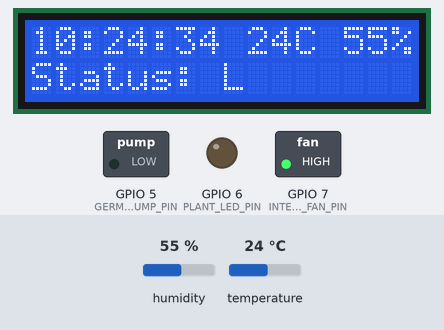
This sketch was run on a simulated ESP32-S3. Shown: 16×2 character LCD, switched loads named in the sketch (green lamp = pin HIGH), output pins drawn as LEDs (lit = HIGH). Inputs (shaded band) come from the test bench; at power-on: temperature 24 °C, humidity 55 %. WiFi joins after 1.5 s; servers stay silent unless stated; network time is answered at once with the bench clock; the local clock reads 2024-03-15 10:24:30 at power-on unless the sketch sets it; what the sketch prints to the serial monitor is not drawn.

Above: at 4.8 s.
4.9 s: temperature set to 11 °C
At 6.6 s:
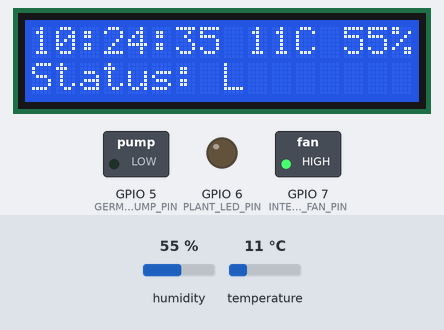
10.9 s: temperature set to 8 °C
At 13.6 s:
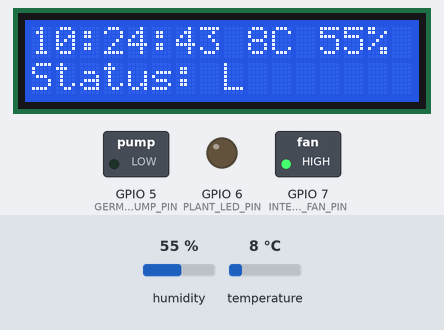
14.5 s: humidity set to 22 %
At 17.0 s:
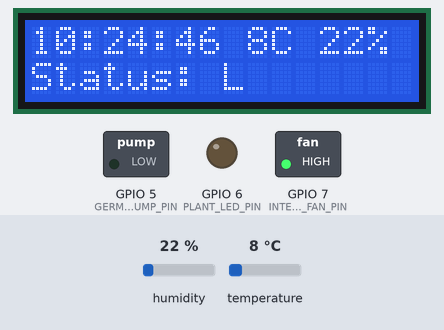
18.7 s: humidity set to 40 %
At 21.2 s:
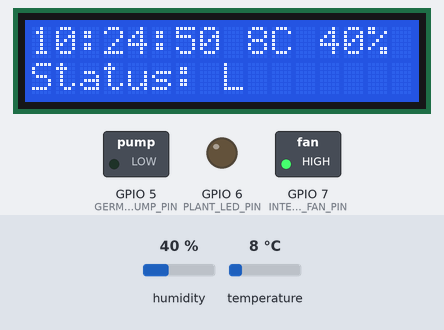
Timing chart, 0 to 22.7 s (numbered marks = the images above; inputs shaded):
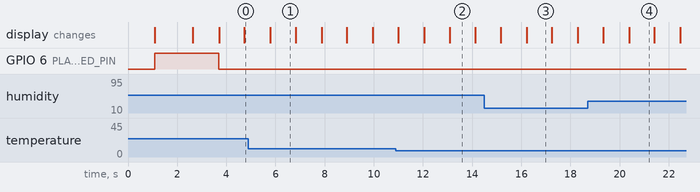

Measured:
- what the display in image 1 shows lasts 1.0 s, from 5.8 s to 6.8 s
- what the display in image 2 shows lasts 1.0 s, from 13.1 s to 14.1 s

The sketch:

final_angle_all_sensor.ino
```cpp
#include <WiFi.h>
#include <NTPClient.h>
#include <WiFiUdp.h>
#include <SimpleDHT.h>
#include <Wire.h>
#include <LiquidCrystal_I2C.h>

// WiFi 설정
const char* ssid = "TP-Link_0744";
const char* password = "75317768";

// 릴레이 핀 설정
const int INTERNAL_FAN_PIN = 7;         // 쿨링팬 (1시간 간격 3분 작동) - 3번에서 7번으로 변경
const int GROWTH_PUMP_PIN = 4;          // 성장용 워터펌프 (1시간 간격 2분20초 작동)
const int GERMINATION_PUMP_PIN = 5;     // 발아용 워터펌프 (1시간 간격 1분 작동)
const int PLANT_LED_PIN = 6;            // 식물용 LED (오전 5시~저녁 21시)

// 센서 핀 설정
const int DHT11_PIN = 2;                // DHT11 온습도 센서

// DHT11 센서 및 LCD 초기화
SimpleDHT11 dht11(DHT11_PIN);
LiquidCrystal_I2C lcd(0x27, 16, 2);     // 16x2 LCD

// 릴레이 제어 상수 (각 핀별로 개별 설정)
// 7번 핀 - 쿨링팬 릴레이
const int PIN7_ON = LOW;                // 7번 핀 켜짐
const int PIN7_OFF = HIGH;              // 7번 핀 꺼짐

// 4번 핀 - 성장용 펌프 릴레이
const int PIN4_ON = HIGH;                // 4번 핀 켜짐
const int PIN4_OFF = LOW;              // 4번 핀 꺼짐

// 5번 핀 - 발아용 펌프 릴레이
const int PIN5_ON = HIGH;                // 5번 핀 켜짐
const int PIN5_OFF = LOW;              // 5번 핀 꺼짐

// 6번 핀 - LED 릴레이
const int PIN6_ON = LOW;                // 6번 핀 켜짐
const int PIN6_OFF = HIGH;              // 6번 핀 꺼짐

// NTP 클라이언트 설정 (한국 시간대 +9시간)
WiFiUDP ntpUDP;
NTPClient timeClient(ntpUDP, "pool.ntp.org", 32400, 60000);

// 타이머 변수
unsigned long pumpStartTime = 0;
bool pumpRunning = false;
int lastMinute = -1;

// 상태 전송 타이머 (제트슨 나노와의 시리얼 통신용)
unsigned long lastStatusSend = 0;

// 센서 및 LCD 업데이트 타이머
unsigned long lastSensorRead = 0;
unsigned long lastLCDUpdate = 0;

// 센서 데이터 변수
byte temperature = 0;
byte humidity = 0;

void setup() {
    Serial.begin(115200);
    delay(1000);

    Serial.println("WiFi Plant Monitor 시작");

    // LCD 초기화
    lcd.init();
    lcd.backlight();
    lcd.clear();

    // 시작 메시지 표시
    lcd.setCursor(0, 0);
    lcd.print("Plant Monitor v1.0");
    lcd.setCursor(0, 1);
    lcd.print("Starting...");

    // 릴레이 핀 초기화
    pinMode(INTERNAL_FAN_PIN, OUTPUT);
    pinMode(GROWTH_PUMP_PIN, OUTPUT);
    pinMode(GERMINATION_PUMP_PIN, OUTPUT);
    pinMode(PLANT_LED_PIN, OUTPUT);

    // 초기 상태는 모두 OFF
    digitalWrite(INTERNAL_FAN_PIN, PIN7_OFF);
    digitalWrite(GROWTH_PUMP_PIN, PIN4_OFF);
    digitalWrite(GERMINATION_PUMP_PIN, PIN5_OFF);
    digitalWrite(PLANT_LED_PIN, PIN6_OFF);

    setupWiFi();

    Serial.println("설정 완료");

    // LCD 초기 화면
    lcd.clear();
    lcd.setCursor(0, 0);
    lcd.print("Ready!");
    delay(1000);
}

void setupWiFi() {
    Serial.print("WiFi 연결 중: ");
    Serial.println(ssid);

    WiFi.begin(ssid, password);

    int attempts = 0;
    while (WiFi.status() != WL_CONNECTED && attempts < 30) {
        delay(500);
        Serial.print(".");
        attempts++;

        // 연결 시도 중 모든 릴레이 OFF
        digitalWrite(INTERNAL_FAN_PIN, PIN7_OFF);
        digitalWrite(GROWTH_PUMP_PIN, PIN4_OFF);
        digitalWrite(GERMINATION_PUMP_PIN, PIN5_OFF);
        digitalWrite(PLANT_LED_PIN, PIN6_OFF);
    }

    if (WiFi.status() == WL_CONNECTED) {
        Serial.println();
        Serial.println("WiFi 연결 성공!");
        Serial.print("IP 주소: ");
        Serial.println(WiFi.localIP());

        // NTP 클라이언트 시작
        timeClient.begin();
        Serial.println("NTP 시간 동기화 시작");

        // 첫 시간 동기화 강제 실행
        while(!timeClient.update()) {
            timeClient.forceUpdate();
            delay(500);
        }

        Serial.println("시간 동기화 완료!");

    } else {
        Serial.println();
        Serial.println("WiFi 연결 실패! 재시도 중...");
        delay(5000);
        setupWiFi(); // 재귀 호출로 다시 시도
    }
}

void checkWiFi() {
    if (WiFi.status() != WL_CONNECTED) {
        Serial.println("WiFi 연결 끊김 - 재연결 시도");

        // 안전을 위해 모든 릴레이 OFF
        digitalWrite(INTERNAL_FAN_PIN, PIN7_OFF);
        digitalWrite(GROWTH_PUMP_PIN, PIN4_OFF);
        digitalWrite(GERMINATION_PUMP_PIN, PIN5_OFF);
        digitalWrite(PLANT_LED_PIN, PIN6_OFF);

        setupWiFi();
    }
}

void sendStatusToJetson() {
    // 제트슨 나노에 현재 상태 전송 (시리얼 통신용)
    String ledStatus = (digitalRead(PLANT_LED_PIN) == PIN6_ON) ? "ON" : "OFF";
    String fanStatus = (digitalRead(INTERNAL_FAN_PIN) == PIN7_ON) ? "ON" : "OFF";
    String growthPumpStatus = (digitalRead(GROWTH_PUMP_PIN) == PIN4_ON) ? "ON" : "OFF";
    String germPumpStatus = (digitalRead(GERMINATION_PUMP_PIN) == PIN5_ON) ? "ON" : "OFF";

    Serial.print("STATUS:");
    Serial.print("LED=" + ledStatus);
    Serial.print(",FAN=" + fanStatus);
    Serial.print(",GROWTH=" + growthPumpStatus);
    Serial.print(",GERM=" + germPumpStatus);
    Serial.print(",TEMP=" + String((int)temperature));
    Serial.println(",HUM=" + String((int)humidity));
}

void readDHT11Sensor() {
    // 2초마다 DHT11 센서 읽기
    if (millis() - lastSensorRead >= 2000) {
        int err = SimpleDHTErrSuccess;
        if ((err = dht11.read(&temperature, &humidity, NULL)) != SimpleDHTErrSuccess) {
            Serial.print("DHT11 읽기 실패, err=");
            Serial.println(SimpleDHTErrCode(err));
            // 에러 시 이전 값 유지
        } else {
            Serial.print("DHT11 OK: ");
            Serial.print((int)temperature);
            Serial.print("°C, ");
            Serial.print((int)humidity);
            Serial.println("%");
        }
        lastSensorRead = millis();
    }
}

void updateLCD(int hour, int minute, int second) {
    // 1초마다 LCD 업데이트
    if (millis() - lastLCDUpdate >= 1000) {
        lcd.clear();

        // 첫 번째 줄: 시간
        lcd.setCursor(0, 0);
        if (hour < 10) lcd.print("0");
        lcd.print(hour);
        lcd.print(":");
        if (minute < 10) lcd.print("0");
        lcd.print(minute);
        lcd.print(":");
        if (second < 10) lcd.print("0");
        lcd.print(second);

        // 온도/습도 표시 (첫 번째 줄 우측)
        lcd.setCursor(9, 0);
        lcd.print((int)temperature);
        lcd.print("C ");
        lcd.print((int)humidity);
        lcd.print("%");

        // 두 번째 줄: 상태 표시
        lcd.setCursor(0, 1);

        // 오후 9시 이후 체크
        if (hour >= 21 || hour < 5) {
            lcd.print("NIGHT MODE");
        } else {
            String status = "";
            if (digitalRead(PLANT_LED_PIN) == PIN6_ON) status += "L";
            if (digitalRead(INTERNAL_FAN_PIN) == PIN7_ON) status += "F";
            if (digitalRead(GROWTH_PUMP_PIN) == PIN4_ON) status += "G";
            if (digitalRead(GERMINATION_PUMP_PIN) == PIN5_ON) status += "S";
            if (status == "") status = "ALL OFF";
            lcd.print("Status: " + status);
        }

        lastLCDUpdate = millis();
    }
}

void controlLED(int hour) {
    // 오전 5시부터 오후 9시(21시)까지 LED 켜짐
    static bool ledState = false;
    bool shouldBeOn = (hour >= 5 && hour < 21);

    if (shouldBeOn != ledState) {
        if (shouldBeOn) {
            digitalWrite(PLANT_LED_PIN, PIN6_ON);
            Serial.println("LED: ON (주간 모드 5:00-21:00)");
        } else {
            digitalWrite(PLANT_LED_PIN, PIN6_OFF);
            Serial.println("LED: OFF (야간 모드)");
        }
        ledState = shouldBeOn;
    }
}

void controlPumps(int minute, int hour) {
    // 오후 9시부터 오전 5시까지는 펌프 작동 안 함 (야간 모드)
    if (hour >= 21 || hour < 5) {
        // 야간 모드: 모든 펌프와 팬 OFF
        if (pumpRunning) {
            digitalWrite(INTERNAL_FAN_PIN, PIN7_OFF);
            digitalWrite(GROWTH_PUMP_PIN, PIN4_OFF);
            digitalWrite(GERMINATION_PUMP_PIN, PIN5_OFF);
            Serial.println("야간 모드: 모든 펌프 및 팬 정지");
            pumpRunning = false;
        }
        return;
    }

    // 디버깅 출력 (주간 모드에서만)
    static int lastDebugMinute = -1;
    if (minute != lastDebugMinute) {
        Serial.print("펌프 체크 - 현재 분: ");
        Serial.print(minute);
        Serial.print(", 이전 분: ");
        Serial.print(lastMinute);
        Serial.print(", 펌프 실행 중: ");
        Serial.println(pumpRunning ? "예" : "아니오");
        lastDebugMinute = minute;
    }

    // 주간 모드(5:00-21:00)에서만 매시 0분에 워터펌프 동작 시작
    if (minute == 0 && lastMinute != 0 && !pumpRunning) {
        Serial.println("=== 워터펌프 사이클 시작 (주간 모드) ===");

        // 모든 펌프와 팬 동시 시작
        digitalWrite(INTERNAL_FAN_PIN, PIN7_ON);
        digitalWrite(GROWTH_PUMP_PIN, PIN4_ON);
        digitalWrite(GERMINATION_PUMP_PIN, PIN5_ON);

        pumpStartTime = millis();
        pumpRunning = true;

        Serial.println("쿨링팬 시작 (3분간)");
        Serial.println("성장용 펌프 시작 (2분20초간)");
        Serial.println("발아용 펌프 시작 (1분간)");
    }

    // 펌프 동작 시간 제어 (주간 모드에서만)
    if (pumpRunning) {
        unsigned long elapsed = millis() - pumpStartTime;

        // 1분 후 발아용 펌프 OFF
        if (elapsed >= 60000 && digitalRead(GERMINATION_PUMP_PIN) == PIN5_ON) {
            digitalWrite(GERMINATION_PUMP_PIN, PIN5_OFF);
            Serial.println("발아용 펌프 정지 (1분 완료)");
        }

        // 2분 20초 후 성장용 펌프 OFF
        if (elapsed >= 140000 && digitalRead(GROWTH_PUMP_PIN) == PIN4_ON) {
            digitalWrite(GROWTH_PUMP_PIN, PIN4_OFF);
            Serial.println("성장용 펌프 정지 (2분20초 완료)");
        }

        // 3분 후 쿨링팬 OFF 및 사이클 완료
        if (elapsed >= 180000) {
            digitalWrite(INTERNAL_FAN_PIN, PIN7_OFF);
            Serial.println("쿨링팬 정지 (3분 완료)");
            Serial.println("=== 워터펌프 사이클 종료 ===");
            pumpRunning = false;
        }
    }

    lastMinute = minute;
}

void loop() {
    // WiFi 연결 상태 체크 (30초마다)
    static unsigned long lastWiFiCheck = 0;
    if (millis() - lastWiFiCheck >= 30000) {
        checkWiFi();
        lastWiFiCheck = millis();
    }

    // DHT11 센서 읽기
    readDHT11Sensor();

    // 시간 업데이트 (WiFi 연결된 경우만)
    if (WiFi.status() == WL_CONNECTED) {
        timeClient.update();

        int hour = timeClient.getHours();
        int minute = timeClient.getMinutes();
        int second = timeClient.getSeconds();

        // LCD 업데이트
        updateLCD(hour, minute, second);

        // 매 10초마다 시간 출력 (디버깅용)
        static unsigned long lastTimeDisplay = 0;
        if (millis() - lastTimeDisplay >= 10000) {
            Serial.print("현재 시간 (한국): ");
            if (hour < 10) Serial.print("0");
            Serial.print(hour);
            Serial.print(":");
            if (minute < 10) Serial.print("0");
            Serial.print(minute);
            Serial.print(":");
            if (second < 10) Serial.print("0");
            Serial.print(second);
            Serial.print(" (lastMinute: ");
            Serial.print(lastMinute);
            if (hour >= 21 || hour < 5) {
                Serial.print(") - 야간 모드");
            } else {
                Serial.print(") - 주간 모드");
            }
            Serial.println();
            lastTimeDisplay = millis();
        }

        // 시간대별 제어
        if (hour >= 21 || hour < 5) {
            // 야간 모드 (오후 9시 ~ 오전 5시): 모든 장치 OFF
            static bool nightModeActivated = false;
            if (!nightModeActivated) {
                digitalWrite(INTERNAL_FAN_PIN, PIN7_OFF);
                digitalWrite(GROWTH_PUMP_PIN, PIN4_OFF);
                digitalWrite(GERMINATION_PUMP_PIN, PIN5_OFF);
                digitalWrite(PLANT_LED_PIN, PIN6_OFF);
                Serial.println("=== 야간 모드 활성화: 모든 장치 OFF ===");
                pumpRunning = false; // 펌프 사이클 강제 종료
                nightModeActivated = true;
            }
        } else {
            // 주간 모드 (오전 5시 ~ 오후 9시): 정상 동작
            static bool dayModeActivated = false;
            if (!dayModeActivated) {
                Serial.println("=== 주간 모드 활성화: 정상 동작 시작 ===");
                dayModeActivated = true;
            }

            // LED 제어
            controlLED(hour);

            // 펌프 제어 (시간 정보 추가)
            controlPumps(minute, hour);

            // 야간 모드 플래그 리셋
            static bool nightModeActivated = false;
        }

    } else {
        // WiFi 미연결시 안전 모드
        digitalWrite(INTERNAL_FAN_PIN, PIN7_OFF);
        digitalWrite(GROWTH_PUMP_PIN, PIN4_OFF);
        digitalWrite(GERMINATION_PUMP_PIN, PIN5_OFF);
        digitalWrite(PLANT_LED_PIN, PIN6_OFF);

        Serial.println("WiFi 미연결 - 안전 모드 (모든 릴레이 OFF)");

        // WiFi 미연결 시 LCD 표시
        lcd.clear();
        lcd.setCursor(0, 0);
        lcd.print("WiFi Disconnect");
        lcd.setCursor(0, 1);
        lcd.print((int)temperature);
        lcd.print("C ");
        lcd.print((int)humidity);
        lcd.print("% Reconnect");
    }

    // 제트슨 나노에 상태 전송 (5초마다)
    if (millis() - lastStatusSend >= 5000) {
        sendStatusToJetson();
        lastStatusSend = millis();
    }

    delay(100); // CPU 부하 줄이기
}
```
